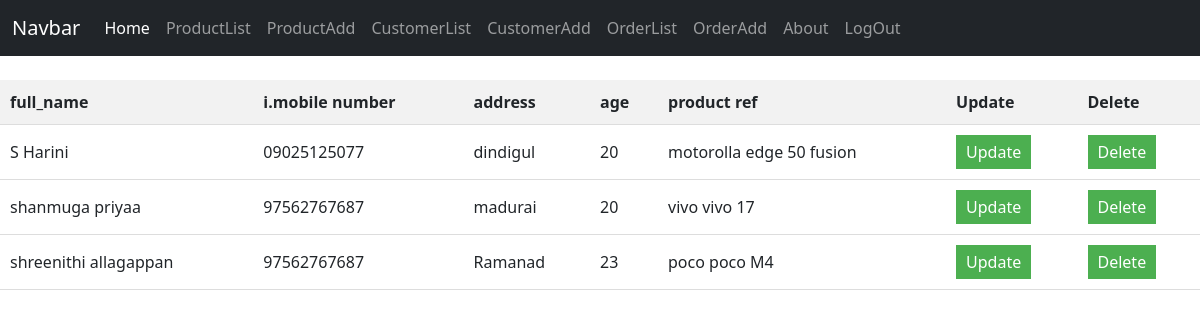
The page /customer/customerlist/ on the database its author committed.
### customer/models.py (models this page shows)
class Customer(models.Model):
    full_name = models.CharField(max_length=200,null=True)
    mobile_number = models.CharField(max_length=200,null=True)
    address = models.CharField(max_length=200,null=True)
    age = models.IntegerField(default=0)
    product_ref = models.ForeignKey(Product,on_delete=models.SET_NULL,null=True)
    def __str__(self):
        return self.full_name

### product/models.py (models this page shows)
class Product(models.Model):
    Brand_name = models.CharField(max_length=200,null=True)
    model_name = models.CharField(max_length=200,null=True)
    price = models.IntegerField(default=0)
    gst = models.FloatField(default=0)
    final_price = models.FloatField(default=0)
    def __str__(self):
        return self.Brand_name+" "+self.model_name

### customer/views.py (the view)
# urls.py: path('customerlist/', customerlist, name='customer_list'),
def customerlist(request):
    data={"cuslist":Customer.objects.all()}
    print(data)
    return render(request,'customerlist.html',data)

### Frontend/templates/customerlist.html (shortened to what this page needs)
{% extends 'base.html' %}
{% block content %}
<br>
<table>
    <tr>
        <th>full_name</th>
        <th>i.mobile number</th>
        <th>address</th>
        <th>age</th>
        <th>product ref</th>
        <th>Update </th>
        <th> Delete </th>
    </tr>
    {% for i in cuslist %}
    <tr>
        <td>{{ i.full_name }}</td>
        <td>{{ i.mobile_number }}</td>
        <td>{{ i.address }}</td>
        <td>{{ i.age }}</td>
        <td>{{ i.product_ref}}</td>
        <td>
            <a href= "{% url 'cus_update' i.id %}">
            <button>Update</button>
        </a>
        </td>
        <td>
            <a href="{% url 'cus_delete' i.id %}">
                <button>Delete</button>
            </a>
        </td>
    </tr>
    {% endfor %}
</table>
{% endblock %}

### Frontend/templates/customerlist.html (style rules this page uses)
table { width: 100%; border-collapse: collapse; }
th, td { padding: 10px; text-align: left; border-bottom: 1px solid #ddd; }
th { background-color: #f2f2f2; }
button { padding: 5px 10px; background-color: #4CAF50; color: white; border: none; cursor: pointer; }
a { text-decoration: none; }

### rows shown on the page
Customer: full_name "S Harini", mobile_number "09025125077", address "dindigul", age "20", product_ref "motorolla edge 50 fusion"
Customer: full_name "shanmuga priyaa", mobile_number "97562767687", address "madurai", age "20", product_ref "vivo vivo 17"
Customer: full_name "shreenithi allagappan", mobile_number "97562767687", address "Ramanad", age "23", product_ref "poco poco M4"
